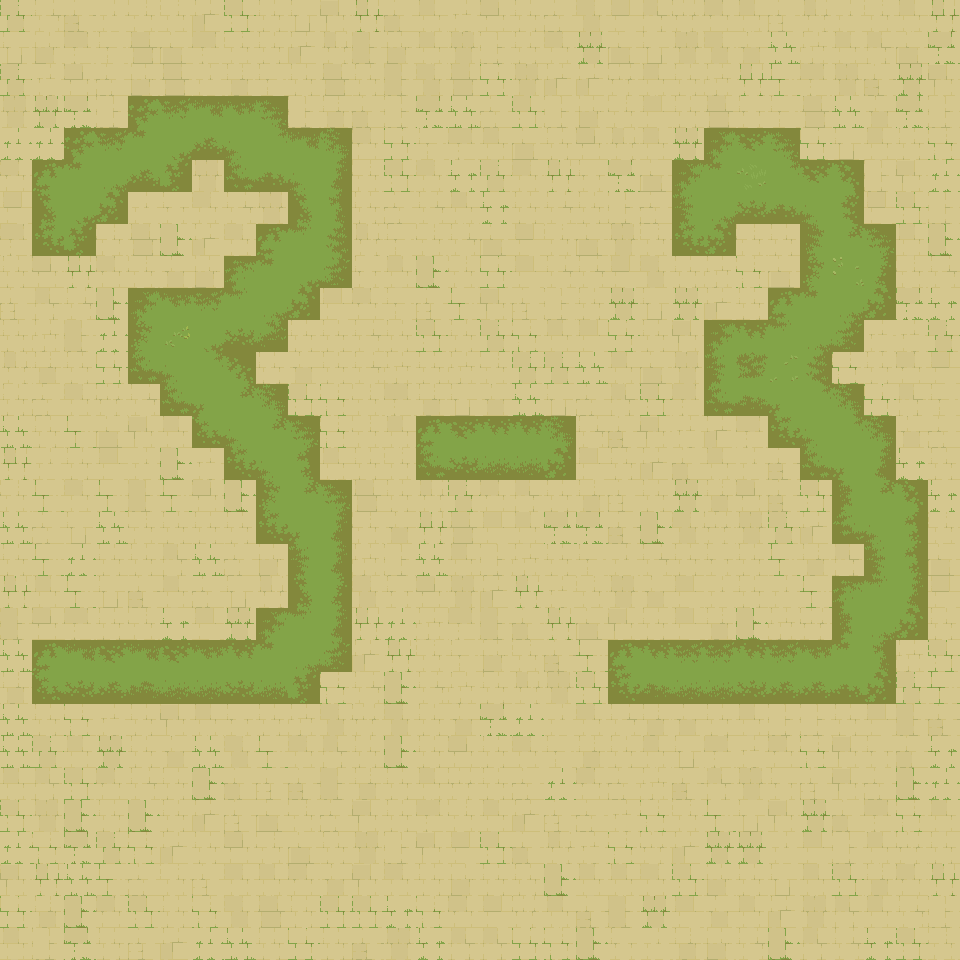

Tiled map render using the project's own tile images. Description and the map definition, with tile-layer contents summarised, below:
An orthogonal 30x30 tile map with 32x32 px tiles, 4 tile layers (ground, water, walls-1-2-3-4, walls-5-6-7-8), 18 tilesets and 810 objects (810x water).

<map version="1.10" tiledversion="1.10.1" orientation="orthogonal" renderorder="right-down" width="30" height="30" tilewidth="32" tileheight="32" infinite="0" nextlayerid="17" nextobjectid="862">
 <properties>
  <property name="AutomappingRadius" type="int" value="4" />
 </properties>
 <tileset firstgid="1" source="Terrain - Ancient Ruins.tsx" />
 <tileset firstgid="2210" source="Ancient Ruins-Tileset - wall 1.tsx" />
 <tileset firstgid="2450" source="Ancient Ruins-Tileset - wall 3.tsx" />
 <tileset firstgid="2690" source="Ancient Ruins-Tileset - wall 4.tsx" />
 <tileset firstgid="2930" source="Ancient Ruins-Tileset - wall 5.tsx" />
 <tileset firstgid="3170" source="Ancient Ruins-Tileset - wall 6.tsx" />
 <tileset firstgid="3410" source="Ancient Ruins-Tileset - wall 7.tsx" />
 <tileset firstgid="3650" source="Ancient Ruins-Tileset - wall 8.tsx" />
 <tileset firstgid="3890" source="Ancient Ruins-Animated Terrains-16 frames.tsx" />
 <tileset firstgid="6230" source="Ancient Ruins-Animated Terrains-16 frames-with transparency.tsx" />
 <tileset firstgid="8570" source="Ancient Ruins-Animated Terrains-8 frames.tsx" />
 <tileset firstgid="9527" source="Ancient Ruins-Animated Terrains-8 frames-with transparency.tsx" />
 <tileset firstgid="10484" source="Ancient Ruins-Animated Terrains2-16 frames.tsx" />
 <tileset firstgid="12824" source="Ancient Ruins-Animated Terrains2-8 frames.tsx" />
 <tileset firstgid="13781" source="Ancient Ruins-Animated Terrains2-8 frames-with transparency.tsx" />
 <tileset firstgid="14738" source="Ancient Ruins-Animated Terrains2-16 frames-with transparency.tsx" />
 <tileset firstgid="17078" source="Ancient Ruins-Tileset-Terrain2.tsx" />
 <tileset firstgid="21108" source="Ancient Ruins-Tileset - wall 2.tsx" />
 <layer id="13" name="ground" width="30" height="30">
  <data>[900 cells, 900 non-empty, 104 distinct tile ids]</data>
 </layer>
 <layer id="15" name="water" width="30" height="30">
  <data>[900 cells, 0 non-empty, 0 distinct tile ids]</data>
 </layer>
 <layer id="1" name="walls-1-2-3-4" width="30" height="30">
  <data>[900 cells, 0 non-empty, 0 distinct tile ids]</data>
 </layer>
 <layer id="6" name="walls-5-6-7-8" width="30" height="30">
  <data>[900 cells, 0 non-empty, 0 distinct tile ids]</data>
 </layer>
 <objectgroup id="16" name="objects">
  <object id="52" name="water" x="0" y="0" width="32" height="32" />
  <object id="53" name="water" x="32" y="0" width="32" height="32" />
  <object id="54" name="water" x="0" y="32" width="32" height="32" />
  <object id="55" name="water" x="32" y="32" width="32" height="32" />
  <object id="56" name="water" x="64" y="0" width="32" height="32" />
  <object id="57" name="water" x="64" y="32" width="32" height="32" />
  <object id="58" name="water" x="0" y="64" width="32" height="32" />
  <object id="59" name="water" x="32" y="64" width="32" height="32" />
  <object id="60" name="water" x="64" y="64" width="32" height="32" />
  <object id="61" name="water" x="96" y="0" width="32" height="32" />
  <object id="62" name="water" x="96" y="32" width="32" height="32" />
  <object id="63" name="water" x="96" y="64" width="32" height="32" />
  <object id="64" name="water" x="128" y="0" width="32" height="32" />
  <object id="65" name="water" x="128" y="32" width="32" height="32" />
  <object id="66" name="water" x="128" y="64" width="32" height="32" />
  <object id="67" name="water" x="160" y="0" width="32" height="32" />
  <object id="68" name="water" x="192" y="0" width="32" height="32" />
  <object id="69" name="water" x="160" y="32" width="32" height="32" />
  <object id="70" name="water" x="192" y="32" width="32" height="32" />
  <object id="71" name="water" x="224" y="0" width="32" height="32" />
  <object id="72" name="water" x="224" y="32" width="32" height="32" />
  <object id="73" name="water" x="160" y="64" width="32" height="32" />
  <object id="74" name="water" x="192" y="64" width="32" height="32" />
  <object id="75" name="water" x="224" y="64" width="32" height="32" />
  <object id="76" name="water" x="256" y="0" width="32" height="32" />
  <object id="77" name="water" x="256" y="32" width="32" height="32" />
  <object id="78" name="water" x="256" y="64" width="32" height="32" />
  <object id="79" name="water" x="288" y="0" width="32" height="32" />
  <object id="80" name="water" x="288" y="32" width="32" height="32" />
  <object id="81" name="water" x="288" y="64" width="32" height="32" />
  <object id="82" name="water" x="0" y="96" width="32" height="32" />
  <object id="83" name="water" x="32" y="96" width="32" height="32" />
  <object id="84" name="water" x="0" y="128" width="32" height="32" />
  <object id="85" name="water" x="32" y="128" width="32" height="32" />
  <object id="86" name="water" x="64" y="96" width="32" height="32" />
  <object id="87" name="water" x="64" y="128" width="32" height="32" />
  <object id="88" name="water" x="0" y="160" width="32" height="32" />
  <object id="89" name="water" x="32" y="160" width="32" height="32" />
  <object id="90" name="water" x="64" y="160" width="32" height="32" />
  <object id="91" name="water" x="96" y="96" width="32" height="32" />
  <object id="92" name="water" x="96" y="128" width="32" height="32" />
  <object id="93" name="water" x="96" y="160" width="32" height="32" />
  <object id="94" name="water" x="128" y="96" width="32" height="32" />
  <object id="95" name="water" x="128" y="128" width="32" height="32" />
  <object id="96" name="water" x="128" y="160" width="32" height="32" />
  <object id="97" name="water" x="160" y="96" width="32" height="32" />
  <object id="98" name="water" x="192" y="96" width="32" height="32" />
  <object id="99" name="water" x="160" y="128" width="32" height="32" />
  <object id="100" name="water" x="192" y="128" width="32" height="32" />
  <object id="101" name="water" x="224" y="96" width="32" height="32" />
  <object id="102" name="water" x="224" y="128" width="32" height="32" />
  <object id="103" name="water" x="160" y="160" width="32" height="32" />
  <object id="104" name="water" x="192" y="160" width="32" height="32" />
  <object id="105" name="water" x="224" y="160" width="32" height="32" />
  <object id="106" name="water" x="256" y="96" width="32" height="32" />
  <object id="107" name="water" x="256" y="128" width="32" height="32" />
  <object id="108" name="water" x="256" y="160" width="32" height="32" />
  <object id="109" name="water" x="288" y="96" width="32" height="32" />
  <object id="110" name="water" x="288" y="128" width="32" height="32" />
  <object id="111" name="water" x="288" y="160" width="32" height="32" />
  <object id="112" name="water" x="0" y="192" width="32" height="32" />
  <object id="113" name="water" x="32" y="192" width="32" height="32" />
  <object id="114" name="water" x="0" y="224" width="32" height="32" />
  <object id="115" name="water" x="32" y="224" width="32" height="32" />
  <object id="116" name="water" x="64" y="192" width="32" height="32" />
  <object id="117" name="water" x="64" y="224" width="32" height="32" />
  <object id="118" name="water" x="0" y="256" width="32" height="32" />
  <object id="119" name="water" x="32" y="256" width="32" height="32" />
  <object id="120" name="water" x="64" y="256" width="32" height="32" />
  <object id="121" name="water" x="96" y="192" width="32" height="32" />
  </objectgroup>
</map>
<!-- 740 of 810 objects omitted -->
